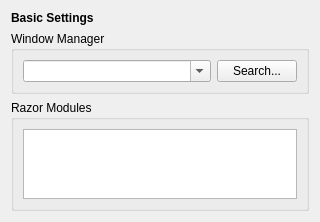
<?xml version="1.0" encoding="UTF-8"?>
<ui version="4.0">
 <class>BasicSettings</class>
 <widget class="QWidget" name="BasicSettings">
  <property name="geometry">
   <rect>
    <x>0</x>
    <y>0</y>
    <width>320</width>
    <height>204</height>
   </rect>
  </property>
  <layout class="QGridLayout" name="gridLayout_5">
   <item row="1" column="0">
    <widget class="QGroupBox" name="groupBox">
     <property name="title">
      <string>Window Manager</string>
     </property>
     <layout class="QGridLayout" name="gridLayout_2">
      <item row="0" column="0">
       <widget class="QComboBox" name="wmComboBox">
        <property name="sizePolicy">
         <sizepolicy hsizetype="MinimumExpanding" vsizetype="Fixed">
          <horstretch>0</horstretch>
          <verstretch>0</verstretch>
         </sizepolicy>
        </property>
        <property name="editable">
         <bool>true</bool>
        </property>
       </widget>
      </item>
      <item row="0" column="1">
       <widget class="QPushButton" name="findWmButton">
        <property name="text">
         <string>Search...</string>
        </property>
       </widget>
      </item>
     </layout>
    </widget>
   </item>
   <item row="0" column="0">
    <widget class="QLabel" name="label">
     <property name="font">
      <font>
       <weight>75</weight>
       <bold>true</bold>
      </font>
     </property>
     <property name="text">
      <string>Basic Settings</string>
     </property>
    </widget>
   </item>
   <item row="2" column="0">
    <widget class="QGroupBox" name="groupBox_2">
     <property name="title">
      <string>Razor Modules</string>
     </property>
     <layout class="QVBoxLayout" name="verticalLayout">
      <item>
       <widget class="QTreeView" name="moduleView">
        <property name="alternatingRowColors">
         <bool>true</bool>
        </property>
        <property name="rootIsDecorated">
         <bool>false</bool>
        </property>
        <property name="headerHidden">
         <bool>true</bool>
        </property>
       </widget>
      </item>
     </layout>
    </widget>
   </item>
  </layout>
 </widget>
 <resources/>
 <connections/>
</ui>
